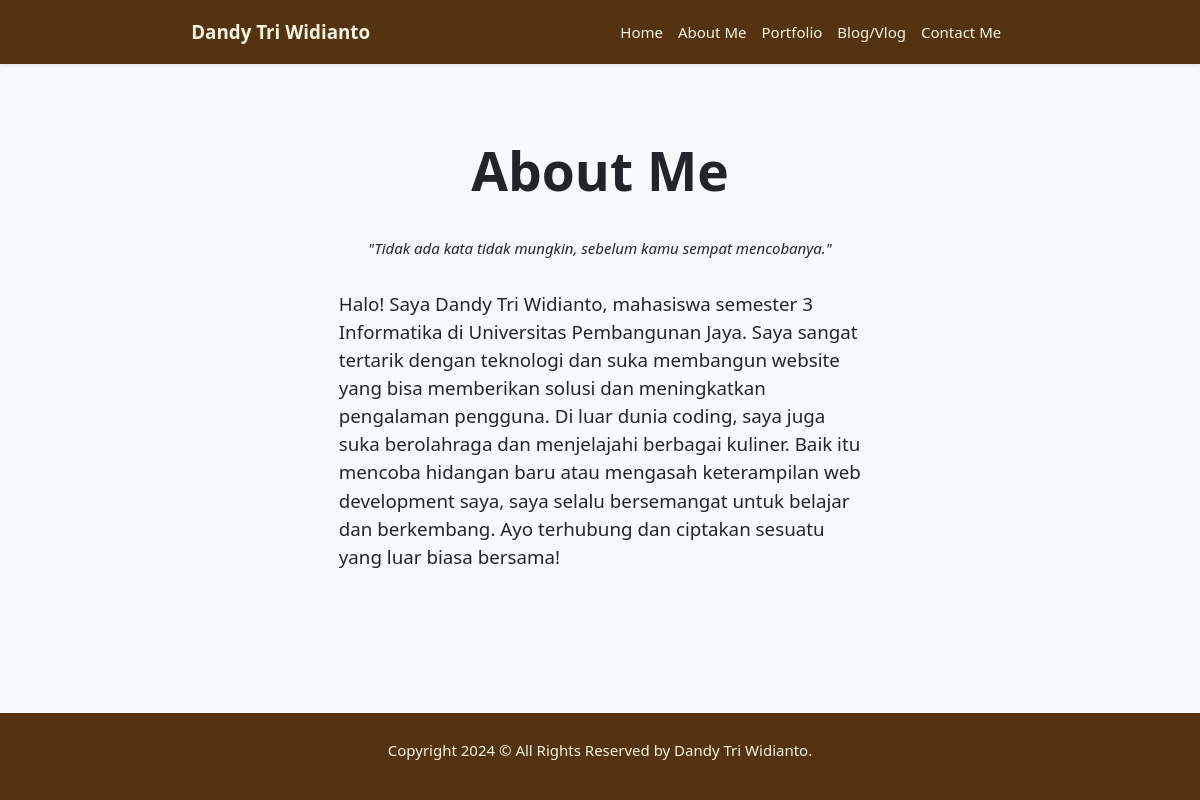
Page /about.php on the committed database.
### tables this page shows
CREATE TABLE `about` (
  `id` int(11) NOT NULL,
  `title` varchar(255) NOT NULL,
  `quote` varchar(255) NOT NULL,
  `description` text NOT NULL,
  `date_of_contents` timestamp NOT NULL DEFAULT current_timestamp() ON UPDATE current_timestamp()
);

### inc/inc_function.php (called while the page is built, shortened)
<?php
function titleAbout($id) {
    global $connect;
    $sql1 = "SELECT * FROM about WHERE id = '$id'";
    $q1 = mysqli_query($connect, $sql1);
    $r1 = mysqli_fetch_array($q1);
    $text = $r1['title'];
    return $text;
}
function quoteAbout($id) {
    global $connect;
    $sql1 = "SELECT * FROM about WHERE id = '$id'";
    $q1 = mysqli_query($connect, $sql1);
    $r1 = mysqli_fetch_array($q1);
    $text = $r1['quote'];
    return $text;
}
function descriptionAbout($id) {
    global $connect;
    $sql1 = "SELECT * FROM about WHERE id = '$id'";
    $q1 = mysqli_query($connect, $sql1);
    $r1 = mysqli_fetch_array($q1);
    $text = strip_tags($r1['description']);
    return $text;
}
?>

### about.php (the view)
<?php
include_once("inc/connectDB.php");
include_once("inc/inc_function.php");
?>
<?php include("index_header.php") ?>
<section class="flex-fill bg-light text-dark d-flex align-items-center">
    <div class="container">
        <div class="row text-center mb-3">
            <div class="col" data-aos="fade-down" data-aos-duration="1000">
                <h2 class="fw-semibold"><?php echo titleAbout('1') ?></h2>
            </div>
        </div>
        <div class="row text-center mb-3">
            <div class="col" data-aos="zoom-out" data-aos-duration="1000">
                <p class="fst-italic"><?php echo quoteAbout('1') ?></p>
            </div>
        </div>
        <div class="row justify-content-center fs-5">
            <div class="col-md-8" data-aos="fade-right" data-aos-duration="1000">
                <p><?php echo descriptionAbout('1') ?></p>
            </div>
        </div>
    </div>
</section>
<?php include("index_footer.php") ?>

### rows in the picture
about: title "About Me", quote "\"Tidak ada kata tidak mungkin, sebelum kamu sempat mencobanya.\"", description "Halo! Saya Dandy Tri Widianto, mahasiswa semester 3 Informatika di Universitas Pembangunan Jaya. Saya sangat tertarik dengan teknologi dan suka membangun website yang bisa memberikan solusi dan meningkatkan pengalaman pengguna. Di luar dunia coding, saya juga suka berolahraga dan menjelajahi berbagai kuliner. Baik itu mencoba hidangan baru atau mengasah keterampilan web development saya, saya selalu bersemangat untuk belajar dan berkembang. Ayo terhubung dan ciptakan sesuatu yang luar biasa bersama!"
